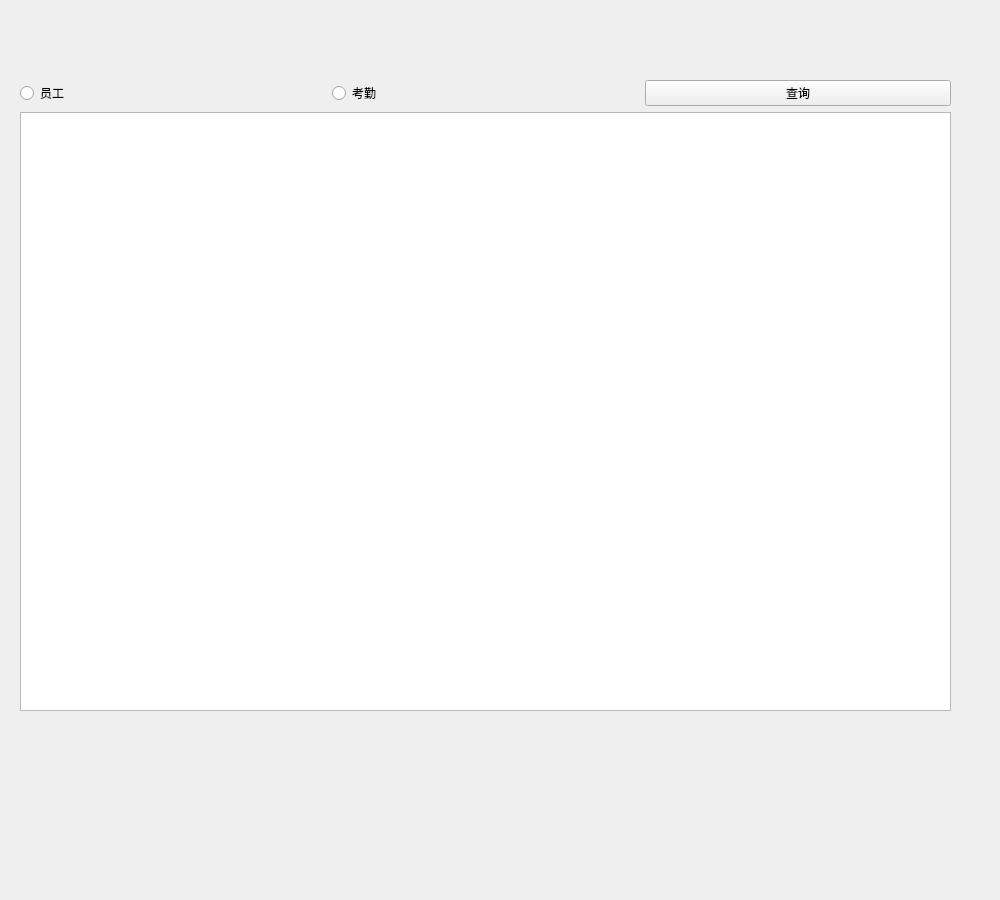
<?xml version="1.0" encoding="UTF-8"?>
<ui version="4.0">
 <class>SelectVim</class>
 <widget class="QWidget" name="SelectVim">
  <property name="geometry">
   <rect>
    <x>0</x>
    <y>0</y>
    <width>1000</width>
    <height>900</height>
   </rect>
  </property>
  <property name="windowTitle">
   <string>Form</string>
  </property>
  <widget class="QWidget" name="layoutWidget">
   <property name="geometry">
    <rect>
     <x>20</x>
     <y>80</y>
     <width>931</width>
     <height>631</height>
    </rect>
   </property>
   <layout class="QVBoxLayout" name="verticalLayout">
    <item>
     <layout class="QHBoxLayout" name="horizontalLayout">
      <item>
       <widget class="QRadioButton" name="empRb">
        <property name="text">
         <string>员工</string>
        </property>
       </widget>
      </item>
      <item>
       <widget class="QRadioButton" name="attRb">
        <property name="text">
         <string>考勤</string>
        </property>
       </widget>
      </item>
      <item>
       <widget class="QPushButton" name="selectBt">
        <property name="text">
         <string>查询</string>
        </property>
       </widget>
      </item>
     </layout>
    </item>
    <item>
     <widget class="QTableView" name="tableView"/>
    </item>
   </layout>
  </widget>
 </widget>
 <resources/>
 <connections/>
</ui>
